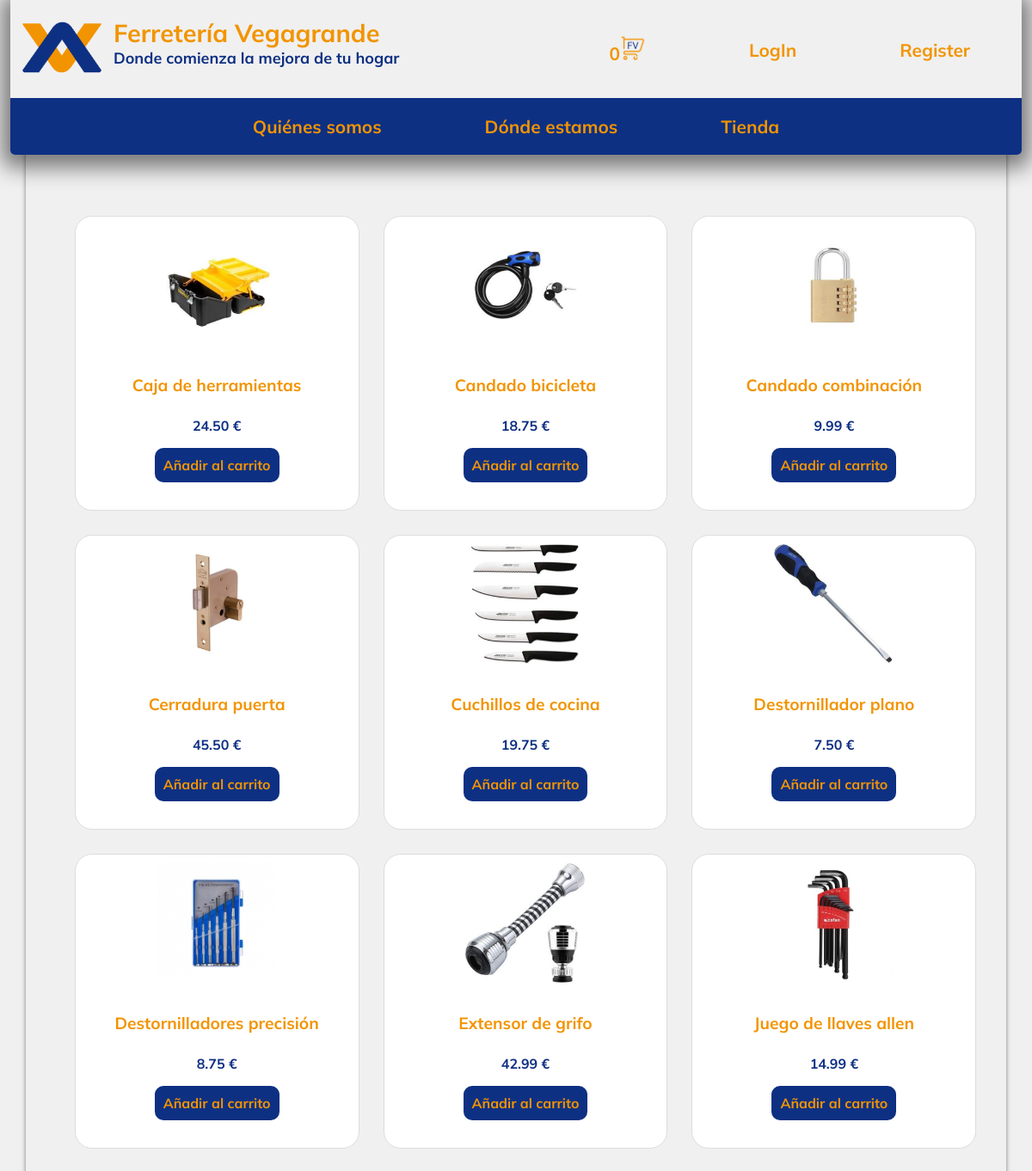
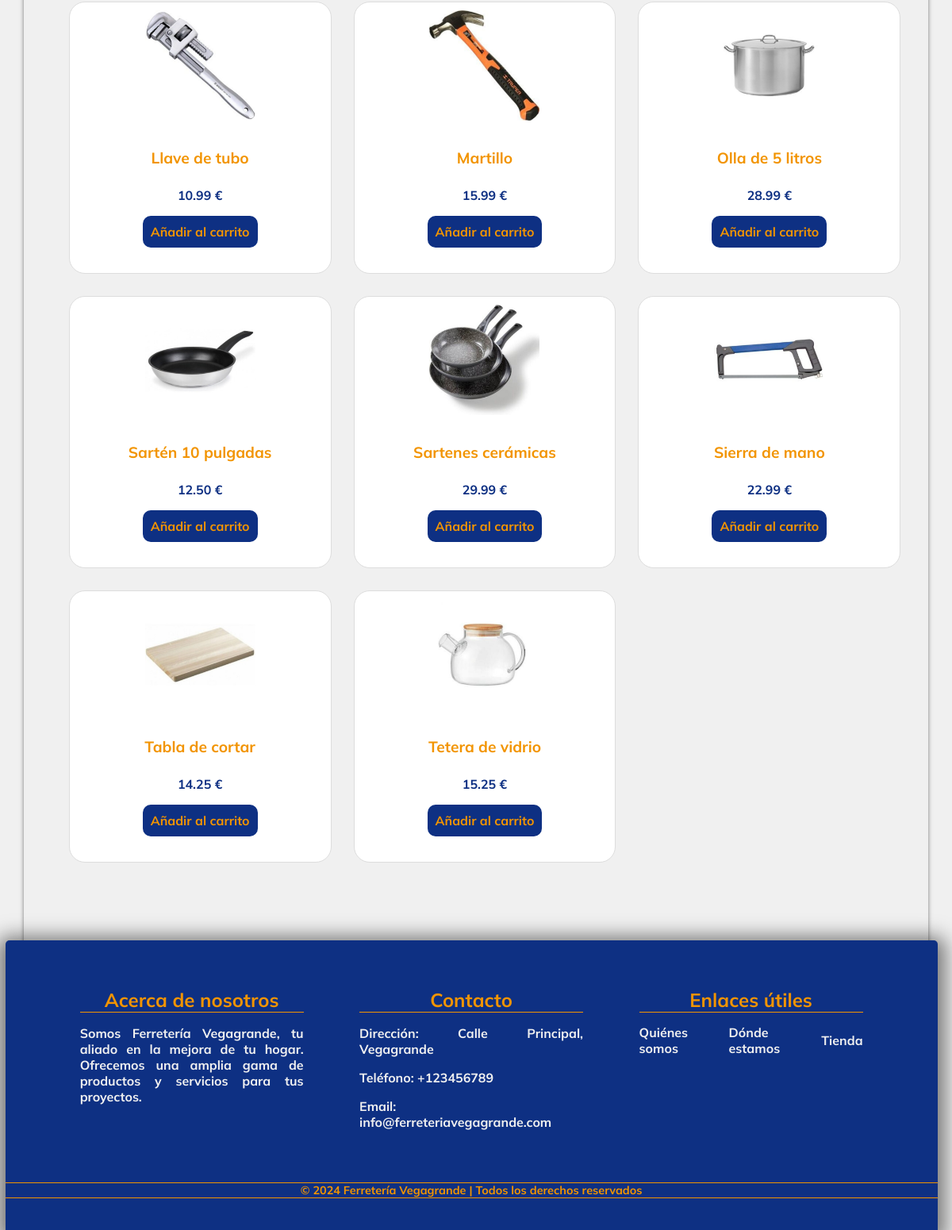
The app's page /api/shop.php with its own data (2 pictures, top to bottom).
### tables this page shows
CREATE TABLE `productos` (
  `id` int(11) NOT NULL,
  `name` varchar(255) NOT NULL,
  `description` varchar(225) DEFAULT NULL,
  `price` decimal(10,2) NOT NULL,
  `img` varchar(225) NOT NULL
);

### api/shop.php (the view, shortened to what this page needs)
<?php
include("header.php");
$conn = connectDB();
if($conn){
    try {
        $query = "SELECT * FROM productos ORDER BY name";
        $statement = $conn->prepare($query);
        $statement->execute();
        $productos = $statement->fetchAll(PDO::FETCH_ASSOC);
    } catch(PDOException $e) {
        echo "Error en la consulta: " . $e->getMessage();
        exit();
    }
} else {
    echo "Error al conectar a la base de datos";
    exit();
}
?>
<!DOCTYPE html>
<html lang="es">
<head>
    <link rel="stylesheet" href="../styles/shop.css">
</head>
<body>
    <div class="page">
        <div class="products-container">
            <?php if(isset($productos) && count($productos) > 0): ?>
                <?php foreach($productos as $producto): ?>
                            <div class="product-card">
                                <a href="../api/product.php?product_id=<?=$producto['id']?>">
                                    <img src="../assets/img/productos/<?= $producto['img'] ?>" alt="<?= $producto['name'] ?>">
                                    <h4 class="product-title"><?= $producto['name'] ?></h4>
                                    <p class="product-price parragraf"><?= $producto['price'] ?> €</p>
                                </a>
                                <button class="add-to-cart-btn" data-product-id="<?php echo $producto['id']; ?>">Añadir al carrito</button>
                            </div>
                <?php endforeach; ?>
            <?php else: ?>
                <p class="error">No se encontraron resultados</p>
            <?php endif; ?>
        </div>
        <?php
include("footer.php");
?>
    </div>
</body>
</html>

### api/header.php (shortened to what this page needs)
<?php
if (isset($_SESSION['id'])) {
    $user = [
        'name' => $_SESSION['name'],
        'surname' => $_SESSION['surname'],
        'pasword' => $_SESSION['password'],
        'email' => $_SESSION['email'],
        'address' => $_SESSION['address'],
        'postal_code' => $_SESSION['postal_code'],
        'location' => $_SESSION['location'],
        'country' => $_SESSION['country'],
        'phone' => $_SESSION['phone'],
        'role' => $_SESSION['role'],
    ];
    $isLoggedIn = true;
} else {
    $isLoggedIn = false;
}
$total_productos = 0;
?>
<!DOCTYPE html>
<html lang="en">
<head>
    <link rel="stylesheet" href="/FerreteriaVegagrande/styles/header.css">
</head>
<body>
    <header class="index-header">
        <div class="header-top-container">
            <div class="identity-container">
                <div class="Logo-container">
                    <a href="/FerreteriaVegagrande/index.php">
                        <img id="logo" src="/FerreteriaVegagrande/assets/img/Logo.png" alt="Logo">
                    </a>
                </div>
                <div class="identity-title-container">
                    <a href="/FerreteriaVegagrande/index.php">
                        <h1 class="identity-title">Ferretería Vegagrande</h1>
                        <h2 class="identity-subtitle">Donde comienza la mejora de tu hogar</h2>
                    </a>
                </div>
            </div>
            <nav class="user-menu hidden">
                <div class="menu-element cart-icon">
                    <a href="/FerreteriaVegagrande/api/my_cart.php"><span id="cart-count"><?php echo $total_productos; ?></span><img src="/FerreteriaVegagrande/assets/img/icons/shopcart.png" alt="shopcart"></a>
                </div>
                <?php if($isLoggedIn): ?>
                    <span class="user-name"><?php echo $_SESSION['name']; ?></span>
                    <div class="menu-element"><a href="/FerreteriaVegagrande/api/logout-process.php">LogOut</a></div>
                <?php else: ?>
                    <div class="menu-element"><a href="/FerreteriaVegagrande/api/login.php">LogIn</a></div>
                <?php endif; ?>
                <?php if(!$isLoggedIn): ?>
                    <div class="menu-element"><a href="/FerreteriaVegagrande/api/register.php">Register</a></div>
                <?php endif; ?>
            </nav>
        </div>
        <div class="menu-container navigation-menu-container hidden">
            <nav class="navigation-menu">
                <div class="menu-element"><a href="/FerreteriaVegagrande/api/aboutus.php">Quiénes somos</a></div>
                <div class="menu-element"><a href="/FerreteriaVegagrande/api/contact.php">Dónde estamos</a></div>
                <div class="menu-element"><a href="/FerreteriaVegagrande/api/shop.php">Tienda</a></div>
            </nav>
        </div>
    </header>
    <div class="hamburger-container">
    </div>
</body>
</html>

### api/footer.php (shortened to what this page needs)
<!DOCTYPE html>
<html lang="en">
<head>
    <link rel="stylesheet" href="/FerreteriaVegagrande/styles/footer.css">
</head>
<body>
<footer>
    <div class="footer-content">
        <div class="footer-section about">
            <h2>Acerca de nosotros</h2>
            <p class="parragraf">Somos Ferretería Vegagrande, tu aliado en la mejora de tu hogar. Ofrecemos una amplia gama de productos y servicios para tus proyectos.</p>
        </div>
        <div class="footer-section contact">
            <h2>Contacto</h2>
            <p class="parragraf">Dirección: Calle Principal, Vegagrande</p>
            <p class="parragraf">Teléfono: +123456789</p>
            <p class="parragraf">Email: info@ferreteriavegagrande.com</p>
        </div>
        <div class="footer-section links">
            <h2>Enlaces útiles</h2>
            <div>
                <div><a href="/FerreteriaVegagrande/api/aboutus.php">Quiénes somos</a></div>
                <div><a href="/FerreteriaVegagrande/api/contact.php">Dónde estamos</a></div>
                <div><a href="/FerreteriaVegagrande/api/shop.php">Tienda</a></div>
            </div>
        </div>
    </div>
    <div class="footer-bottom">
        &copy; 2024 Ferretería Vegagrande | Todos los derechos reservados
    </div>
</footer>
</body>
</html>

### styles/header.css (style rules this page uses)
header { background-color: #f0f0f0; width: 98%; position: fixed; z-index: 1000; top: 0; border-bottom-left-radius: 5px; border-bottom-right-radius: 5px; box-shadow: 0 5px 25px 10px rgba(0, 0, 0, 0.5); }
.header-top-container { padding: 10px; }
.identity-title-container { padding: 10px; white-space: nowrap; }
.identity-title { color: #f29400; margin: 0; }
.identity-subtitle { color: #0e3083; font-size: large; margin-top: 0; }
.navigation-menu-container { position: relative; display: flex; justify-content: center; align-items: center; }
.navigation-menu { width: 100%; display: flex; flex-direction: row; align-items: center; justify-content: center; padding: 20px; background-color: #0e3083; border-bottom-left-radius: 5px; border-bottom-right-radius: 5px; font-size: 1.3em; color: #f29400; margin: 0 auto; }
.menu-element { padding: 20px; padding-top: 0; padding-bottom: 0; transition: transform 0.3s ease; margin-left: 40px; margin-right: 40px; }
.user-menu { position: absolute; top: 40px; right: 0; font-size: 1.3em; display: flex; flex-direction: row; align-items: center; justify-content: right; }
.cart-icon img { width: 30px; border-radius: 0; }
.user-menu a { color: #f29400; }
.hamburger-container { padding-top: 70px; font-size: 1.3em; position: fixed; z-index: 1; top: 0; width: 98%; height: 0; background-color: #f29400; overflow: hidden; transition: height 0.5s ease-in-out; border-bottom-left-radius: 5px; border-bottom-right-radius: 5px; }

### styles/shop.css (style rules this page uses)
.products-container { padding: 20px; width: 90%; display: grid; grid-template-columns: repeat(auto-fit, minmax(245px, 1fr)); grid-gap: 50px; margin: 80px auto; }
.product-card { position: relative; width: 100%; height: 100%; display: flex; flex-direction: column; align-items: center; background-color: white; border: 1px solid #ddd; padding: 10px; text-align: center; border-radius: 20px; transition: 0.3s ease-in-out; }
.product-card img { width: 45%; height: auto; margin-bottom: 5px; border-radius: 10px; }
.product-title { font-size: 1.2em; color: #f29400; }
.product-price { font-size: 1em; text-align: center; color: #0e3083; }
.add-to-cart-btn { font-size: 1em; }

### styles/footer.css (style rules this page uses)
footer { background-color: #0e3083; color: #f0f0f0; padding-top: 40px; padding-bottom: 40px; width: 103%; margin: 0 -23px; margin-top: 100px; border-top-left-radius: 5px; border-top-right-radius: 5px; box-shadow: 0 5px 25px 10px rgba(0, 0, 0, 0.5); }
.footer-content { display: grid; grid-template-columns: repeat(auto-fit, minmax(300px, 1fr)); width: 90%; justify-content: space-around; margin: 0 auto; }
.footer-section { margin: 0 auto; width: 80%; flex: 1; margin-bottom: 20px; }
.footer-section h2 { text-align: center; font-size: 1.5em; margin-bottom: 15px; border-bottom: 1px solid #f29400; }
.footer-section .parragraf { color: #f0f0f0; }
.footer-section.links div { display: flex; flex-direction: row; list-style: none; justify-content: space-around; align-items: center; transition: 0.3s ease-in-out; }
.footer-section.links a { color: #f0f0f0; }
.footer-bottom { color: #f29400; text-align: center; margin-top: 30px; font-size: 0.9em; border-top: 1px solid #f29400; border-bottom: 1px solid #f29400; }

### styles/style.css (style rules this page uses)
body { font-family: Mulish; background-color: #f0f0f0; width: 98%; margin: 0 auto; padding-top: 150px; }
.page { width: 97%; box-shadow: 0 2px 5px rgba(0, 0, 0, 0.5); border-top: 1px solid transparent; margin: 0 auto; }
h1 { color: #f29400; font-size: 2em; }
h2 { color: #f29400; font-size: 1.7em; }
.parragraf { color: #1c1c1c; font-size: 1.3em; text-align: justify; }
img { width: 100px; border-radius: 20px; }
a { color: #f29400; text-decoration: none; transition: 0.3s ease-in-out; }
button { font-family: Mulish; font-size: 1.3em; padding: 10px; border-radius: 10px; border: none; background-color: #0e3083; color: #f29400; cursor: pointer; transition: 0.3s ease-in-out; }
@media screen and (width < 1441px) { h1 { color: #f29400; font-size: 1.8em; } }
@media screen and (width < 1441px) { h2 { font-size: 1.5em; } }
@media screen and (width < 1441px) { h4 { font-size: 1em; } }
@media screen and (width < 1441px) { .parragraf { color: #1c1c1c; font-size: 1em; text-align: justify; } }
@media screen and (width < 1441px) { button { font-size: 1em; } }

### records on screen
productos: img (picture), name "Caja de herramientas", price "24.50"
productos: img (picture), name "Candado bicicleta", price "18.75"
productos: img (picture), name "Candado combinación", price "9.99"
productos: img (picture), name "Cerradura puerta", price "45.50"
productos: img (picture), name "Cuchillos de cocina", price "19.75"
productos: img (picture), name "Destornillador plano", price "7.50"
productos: img (picture), name "Destornilladores precisión", price "8.75"
productos: img (picture), name "Extensor de grifo", price "42.99"
productos: img (picture), name "Juego de llaves allen", price "14.99"
productos: img (picture), name "Llave de tubo", price "10.99"
productos: img (picture), name "Martillo", price "15.99"
productos: img (picture), name "Olla de 5 litros", price "28.99"
productos: img (picture), name "Sartén 10 pulgadas", price "12.50"
productos: img (picture), name "Sartenes cerámicas", price "29.99"
productos: img (picture), name "Sierra de mano", price "22.99"
productos: img (picture), name "Tabla de cortar", price "14.25"
productos: img (picture), name "Tetera de vidrio", price "15.25"

### other values on screen
$total_productos "0"
